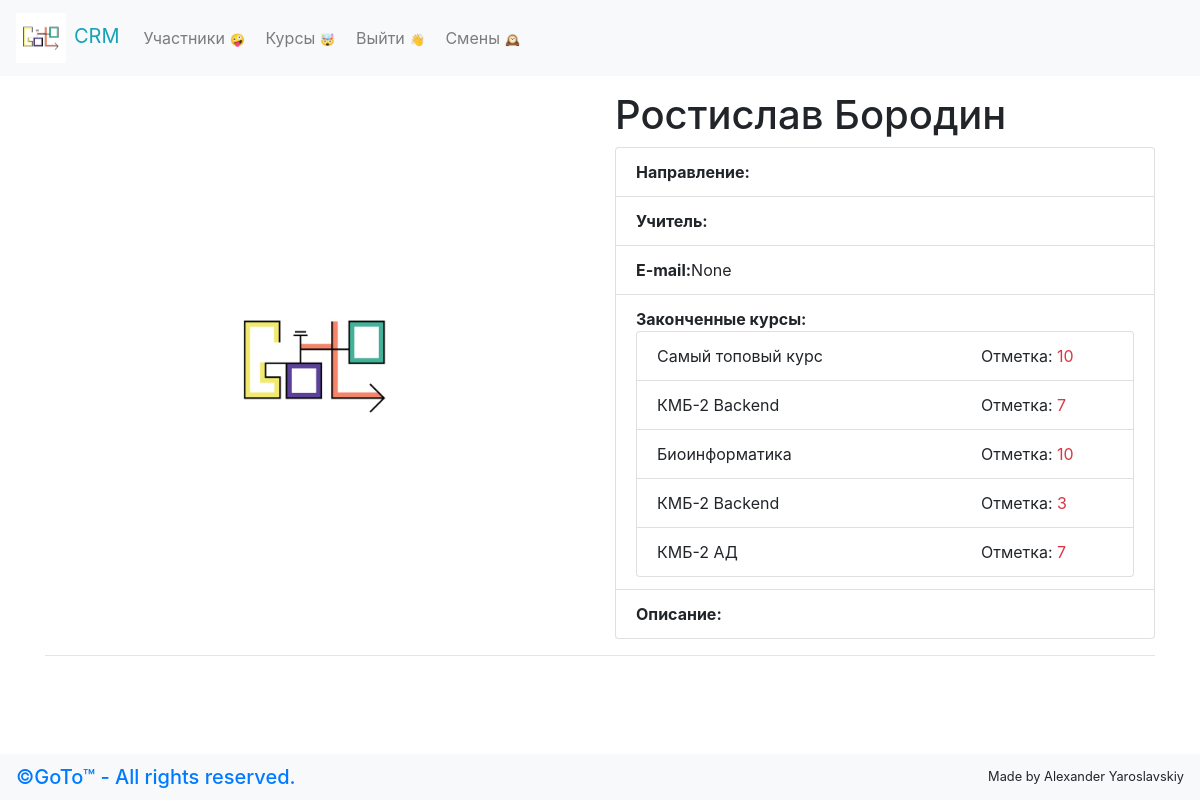
Page /student?id=10 (signed in) on the committed database.
### crm/models.py (models this page shows, shortened)
class Student(models.Model):
    first_name = models.CharField(max_length = 30)
    last_name = models.CharField(max_length = 30)
    room = models.IntegerField(null = True)
    email = models.EmailField(null = True,default='None')
    description = models.TextField(default = '')
    course = models.ManyToManyField(Course,null = True,through='Participation')
    avatar = models.FileField(upload_to='media/avatars',default='media/avatars/logo.jpg',null=True)
    shift = models.ManyToManyField('Shift',null = True)
    @property
    def current_course(self):
        return self.course.filter(is_finished=False).first()

class Participation(models.Model):
    student = models.ForeignKey('Student',null=True, on_delete=models.CASCADE)
    course = models.ForeignKey('Course',null = True, on_delete=models.CASCADE)
    mark = models.IntegerField(null=True)

class Course(models.Model):
    name = models.CharField(max_length = 255,null=True)
    teacher = models.CharField(max_length = 100,null=True)
    shift = models.ForeignKey('Shift',on_delete = models.SET_NULL,null = True)
    is_finished = models.BooleanField(default=False)

### crm/views.py (the view, shortened to what this page needs)
# urls.py: path('student',details),
def details(request):
    if not request.user.is_authenticated:
        return redirect('/login')
    if request.method == 'GET':
        id = request.GET.get('id')
        user = request.user
        student = Student.objects.get(pk = id)
        participation = Participation.objects.filter(student=student).order_by('-id')
        comments = Comment.objects.filter(whom_comm = id).order_by('-id')
        return render(request,'details.html',{"student":student,'user':user,'comments':comments,'shift':shiftNow['shift_name'],'participation':participation})

### crm/templates/details.html (shortened to what this page needs)
{% extends 'base.html'%}
{%block content%}
<div class="row">
  <div class="col-md-6 col-lg-6 col-xl-6 col-sm-12" style="display: flex;-ms-align-items: center;  align-items: center; justify-content: center; -webkit-flex-direction: column;-ms-flex-direction: column;flex-direction: column;">
    <center> <img src="{{student.avatar.url}}" class='img-fluid' style='height: 200px;width: 200px;' alt="картинка юзера"></center></div>
  <div class="col-md-6 col-lg-6 col-xl-6 col-sm-12">
    <h1>{{student.first_name}} {{student.last_name}}</h1>
    <ul class="list-group">
      <li class="list-group-item"><strong>Направление:</strong>{{student.current_course.name}}</li>
      <li class="list-group-item"><strong>Учитель:</strong>{{student.current_course.teacher}}</li>
      {% if student.email %}
      <li class="list-group-item"><strong>E-mail:</strong>{{student.email}}</li>
      {% endif %}
      <li class="list-group-item">
        <strong>Законченные курсы:</strong>
        <ul class="list-group">
          {% for item in participation %}
            {% if item.mark %}
            <li class="list-group-item">
              <div class="row">
                <div class="col-8">
                  {{item.course.name}}
                </div>
                <div class="col-4">
                  Отметка: <span class="text-danger">{{item.mark}}</span>
                </div>
              </div>
              </li>
              {% endif %}
          {% endfor %}
        </ul>
      </li>
      <li class="list-group-item">
        <strong>Описание:</strong><br>
      </li>
    </ul>
  </div>
</div>
<hr>
  {%endblock%}

### crm/templates/base.html (shortened to what this page needs)
<!DOCTYPE html>
<html lang="en">
<head>
  <link rel="stylesheet" href="https://stackpath.bootstrapcdn.com/bootstrap/4.3.1/css/bootstrap.min.css">
</head>
<body>
  <nav class="navbar navbar-expand-lg navbar-light bg-light">
    <a class="navbar-brand" href="/"><img src="media/avatars/logo.jpg" class="img-fluid" style="height: 50px;width: 50px;" alt=""><span class="ml-2 text-info">CRM</span></a>
    <div class="collapse navbar-collapse" id="navbarNav">
        <ul class="navbar-nav">
            <li class="nav-item">
                <a class="nav-link" href="/shift?id={{shift.id}}">Участники<span class="badge badge-light">🤪</span></a>
            </li>
            <li class="nav-item">
                <a class="nav-link" href="/course-list?id={{shift.id}}">Курсы<span class="badge badge-light">🤯</span></a>
            </li>
              <li class="nav-item">
                  <a class="nav-link" href="/logout">Выйти<span class="badge badge-light">👋</span></a>
              </li>
              <li class="nav-item">
                  <a class="nav-link" href="/">Смены<span class="badge badge-light">🕰</span></a>
              </li>
        </ul>
    </div>
</nav>
<div class="container" style="margin-top: 15px;margin-bottom: 10%;">
{%block content%}
{%endblock%}
</div>
<nav class="navbar fixed-bottom bg-light" style="display:flex;justify-content: space-between;align-items:center;">
  <h5 class="navbar-brand text-primary" style="margin: 0;padding: 0; ">&copy;GoTo&trade; - All rights reserved.</h5>
  <small>Made by Alexander Yaroslavskiy</small>
</nav>
</body>
</html>

### crm/templates/base.html (style rules this page uses)
a { text-decoration: none; }

### rows in the picture
Student: avatar (picture), first_name "Ростислав", last_name "Бородин", email "None"
Participation: course.name "Самый топовый курс", mark "10"
Participation: course.name "КМБ-2 Backend", mark "7"
Participation: course.name "Биоинформатика", mark "10"
Participation: course.name "КМБ-2 Backend", mark "3"
Participation: course.name "КМБ-2 АД", mark "7"
